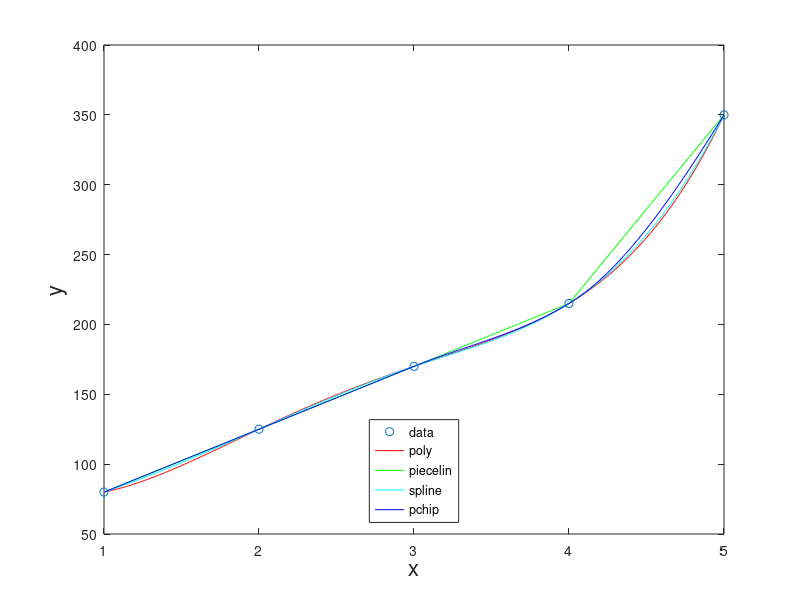

Reproduce this figure in MATLAB.
%interpolate finds the polynomial, piecewise linear, spline, and pchip fits

% pchip() and spline() are available as built-in functions
% piecelin() and polyinterp() are in Moler's NCM and can be downloaded
% polyinterp.m is on the course web page
% Here we use interp1()

y = [80; 125; 170; 215; 350];
x = [1; 2; 3; 4; 5];
p = polyfit(x,y,5)
xpts = 1:0.01:5;
ypoly = polyval(p,xpts);
ylin = interp1(x,y,xpts,'linear');
yspline = interp1(x,y,xpts,'spline');
ypchip = interp1(x,y,xpts,'pchip');


plot(x,y,'o',xpts,ypoly,'r-',xpts,ylin,'g-',xpts,yspline,'c-',xpts,ypchip,'b-')
xlabel('x','FontSize',16)
ylabel('y','FontSize',16)
legend('data','poly','piecelin','spline','pchip','Location','South')

ypchip0 = interp1(x,y,-0.3,'pchip') % to find pchip value at x = -0.3